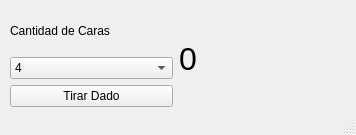
<?xml version="1.0" encoding="UTF-8"?>
<ui version="4.0">
 <class>MainWindow</class>
 <widget class="QMainWindow" name="MainWindow">
  <property name="geometry">
   <rect>
    <x>0</x>
    <y>0</y>
    <width>356</width>
    <height>135</height>
   </rect>
  </property>
  <property name="windowTitle">
   <string>MainWindow</string>
  </property>
  <widget class="QWidget" name="centralwidget">
   <widget class="QWidget" name="horizontalLayoutWidget">
    <property name="geometry">
     <rect>
      <x>10</x>
      <y>10</y>
      <width>331</width>
      <height>97</height>
     </rect>
    </property>
    <layout class="QHBoxLayout" name="horizontalLayout">
     <item>
      <layout class="QVBoxLayout" name="verticalLayout">
       <item>
        <widget class="QLabel" name="labelCaras">
         <property name="text">
          <string>Cantidad de Caras</string>
         </property>
        </widget>
       </item>
       <item>
        <widget class="QComboBox" name="comboCaras">
         <item>
          <property name="text">
           <string>4</string>
          </property>
         </item>
         <item>
          <property name="text">
           <string>6</string>
          </property>
         </item>
         <item>
          <property name="text">
           <string>10</string>
          </property>
         </item>
         <item>
          <property name="text">
           <string>12</string>
          </property>
         </item>
         <item>
          <property name="text">
           <string>20</string>
          </property>
         </item>
        </widget>
       </item>
       <item>
        <widget class="QPushButton" name="pushButton">
         <property name="text">
          <string>Tirar Dado</string>
         </property>
        </widget>
       </item>
      </layout>
     </item>
     <item>
      <widget class="QLabel" name="label_2">
       <property name="font">
        <font>
         <pointsize>24</pointsize>
        </font>
       </property>
       <property name="text">
        <string>0</string>
       </property>
      </widget>
     </item>
    </layout>
   </widget>
  </widget>
  <widget class="QStatusBar" name="statusbar"/>
 </widget>
 <resources/>
 <connections/>
</ui>
